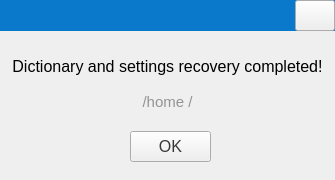
<?xml version="1.0" encoding="UTF-8"?>
<ui version="4.0">
 <class>BackupDialog</class>
 <widget class="QDialog" name="BackupDialog">
  <property name="geometry">
   <rect>
    <x>0</x>
    <y>0</y>
    <width>335</width>
    <height>180</height>
   </rect>
  </property>
  <property name="windowTitle">
   <string>Form</string>
  </property>
  <widget class="QStackedWidget" name="stackedWidget">
   <property name="geometry">
    <rect>
     <x>0</x>
     <y>31</y>
     <width>335</width>
     <height>149</height>
    </rect>
   </property>
   <property name="currentIndex">
    <number>2</number>
   </property>
   <widget class="QWidget" name="pageBackupRestore">
    <widget class="QLabel" name="label">
     <property name="geometry">
      <rect>
       <x>32</x>
       <y>30</y>
       <width>241</width>
       <height>31</height>
      </rect>
     </property>
     <property name="font">
      <font>
       <pointsize>12</pointsize>
      </font>
     </property>
     <property name="text">
      <string>Backup in progress, please wait...</string>
     </property>
    </widget>
    <widget class="QProgressBar" name="progressBar">
     <property name="geometry">
      <rect>
       <x>30</x>
       <y>80</y>
       <width>271</width>
       <height>21</height>
      </rect>
     </property>
     <property name="font">
      <font>
       <pointsize>12</pointsize>
      </font>
     </property>
     <property name="styleSheet">
      <string notr="true">QProgressBar::chunk{
background-color:#0A78CB;
width:10px;
margin:0.5px;
}</string>
     </property>
     <property name="maximum">
      <number>100</number>
     </property>
     <property name="value">
      <number>10</number>
     </property>
     <property name="format">
      <string/>
     </property>
    </widget>
   </widget>
   <widget class="QWidget" name="pageBackupOk">
    <widget class="QLabel" name="label_2">
     <property name="geometry">
      <rect>
       <x>0</x>
       <y>30</y>
       <width>335</width>
       <height>31</height>
      </rect>
     </property>
     <property name="font">
      <font>
       <pointsize>12</pointsize>
      </font>
     </property>
     <property name="text">
      <string>Backup completed. Open the backup file?</string>
     </property>
     <property name="alignment">
      <set>Qt::AlignCenter</set>
     </property>
    </widget>
    <widget class="QPushButton" name="btnYes">
     <property name="geometry">
      <rect>
       <x>60</x>
       <y>90</y>
       <width>81</width>
       <height>31</height>
      </rect>
     </property>
     <property name="font">
      <font>
       <pointsize>12</pointsize>
      </font>
     </property>
     <property name="styleSheet">
      <string notr="true">color: rgb(56, 56, 56);</string>
     </property>
     <property name="text">
      <string>Yes</string>
     </property>
    </widget>
    <widget class="QPushButton" name="btnNo">
     <property name="geometry">
      <rect>
       <x>190</x>
       <y>90</y>
       <width>81</width>
       <height>31</height>
      </rect>
     </property>
     <property name="font">
      <font>
       <pointsize>12</pointsize>
      </font>
     </property>
     <property name="styleSheet">
      <string notr="true">color: rgb(56, 56, 56);</string>
     </property>
     <property name="text">
      <string>No</string>
     </property>
    </widget>
   </widget>
   <widget class="QWidget" name="pagePrompt">
    <widget class="QPushButton" name="btnOk">
     <property name="geometry">
      <rect>
       <x>130</x>
       <y>100</y>
       <width>81</width>
       <height>31</height>
      </rect>
     </property>
     <property name="font">
      <font>
       <pointsize>12</pointsize>
      </font>
     </property>
     <property name="styleSheet">
      <string notr="true">color: rgb(56, 56, 56);</string>
     </property>
     <property name="text">
      <string>OK</string>
     </property>
    </widget>
    <widget class="QLabel" name="labelPrompt">
     <property name="geometry">
      <rect>
       <x>0</x>
       <y>20</y>
       <width>335</width>
       <height>31</height>
      </rect>
     </property>
     <property name="font">
      <font>
       <pointsize>12</pointsize>
      </font>
     </property>
     <property name="text">
      <string>Dictionary and settings recovery completed!</string>
     </property>
     <property name="alignment">
      <set>Qt::AlignCenter</set>
     </property>
    </widget>
    <widget class="QLabel" name="labelDir">
     <property name="geometry">
      <rect>
       <x>0</x>
       <y>50</y>
       <width>335</width>
       <height>41</height>
      </rect>
     </property>
     <property name="font">
      <font>
       <pointsize>11</pointsize>
      </font>
     </property>
     <property name="styleSheet">
      <string notr="true">color: rgba(56, 56, 56,128);</string>
     </property>
     <property name="text">
      <string>/home /</string>
     </property>
     <property name="alignment">
      <set>Qt::AlignCenter</set>
     </property>
     <property name="wordWrap">
      <bool>true</bool>
     </property>
    </widget>
   </widget>
  </widget>
  <widget class="QLabel" name="labelWin">
   <property name="geometry">
    <rect>
     <x>0</x>
     <y>0</y>
     <width>335</width>
     <height>31</height>
    </rect>
   </property>
   <property name="sizePolicy">
    <sizepolicy hsizetype="Preferred" vsizetype="Fixed">
     <horstretch>0</horstretch>
     <verstretch>0</verstretch>
    </sizepolicy>
   </property>
   <property name="minimumSize">
    <size>
     <width>0</width>
     <height>31</height>
    </size>
   </property>
   <property name="font">
    <font>
     <pointsize>13</pointsize>
    </font>
   </property>
   <property name="styleSheet">
    <string notr="true">color: rgb(255, 255, 255);
background-color: rgb(10, 120, 203);</string>
   </property>
   <property name="text">
    <string/>
   </property>
   <property name="alignment">
    <set>Qt::AlignCenter</set>
   </property>
  </widget>
  <widget class="QPushButton" name="btnClose">
   <property name="geometry">
    <rect>
     <x>295</x>
     <y>0</y>
     <width>40</width>
     <height>31</height>
    </rect>
   </property>
   <property name="styleSheet">
    <string notr="true">#btnClose
{
    border-image: url(:/image/setting/close1.png);
}
</string>
   </property>
   <property name="text">
    <string/>
   </property>
  </widget>
 </widget>
 <resources/>
 <connections/>
</ui>
